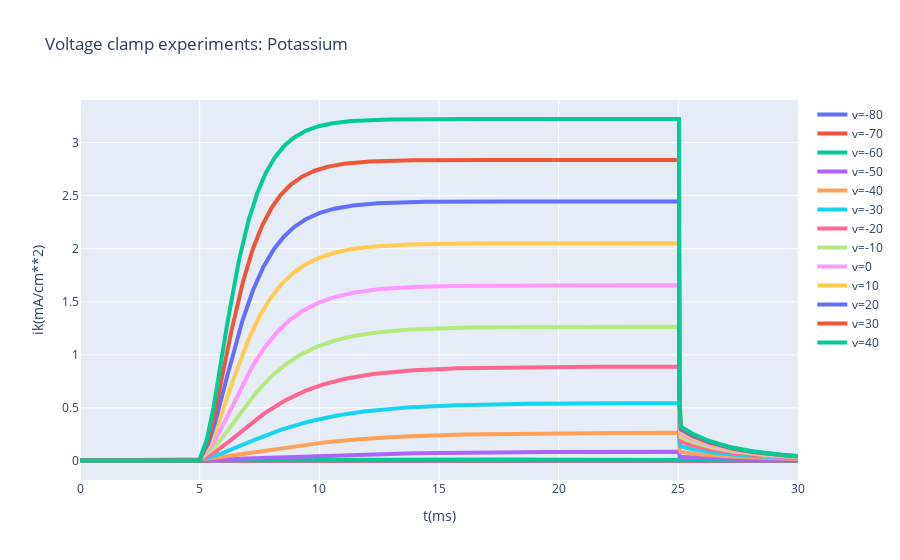
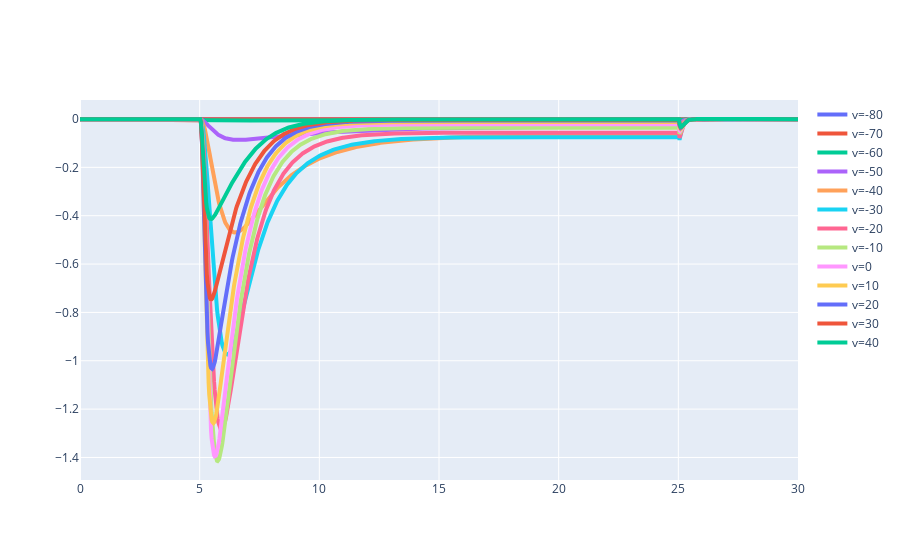

The cell these charts' notebook holds for them, in order:
### Code cell
k_fig.show()
na_fig.show()

### Figure 1 — Plotly figure (JSON) as saved in the notebook; plotly's stock layout.template omitted (floating-point values rounded to 4 significant figures; data arrays with more than 128 entries replaced by an {"elided": "..."} marker saying what was removed)
{"data": [{"line": {"width": 4}, "name": "v=-80", "type": "scatter", "x": {"elided": "1201 float values"}, "y": {"elided": "1201 float values"}}, {"line": {"width": 4}, "name": "v=-70", "type": "scatter", "x": {"elided": "1201 float values"}, "y": {"elided": "1201 float values"}}, {"line": {"width": 4}, "name": "v=-60", "type": "scatter", "x": {"elided": "1201 float values"}, "y": {"elided": "1201 float values"}}, {"line": {"width": 4}, "name": "v=-50", "type": "scatter", "x": {"elided": "1201 float values"}, "y": {"elided": "1201 float values"}}, {"line": {"width": 4}, "name": "v=-40", "type": "scatter", "x": {"elided": "1201 float values"}, "y": {"elided": "1201 float values"}}, {"line": {"width": 4}, "name": "v=-30", "type": "scatter", "x": {"elided": "1201 float values"}, "y": {"elided": "1201 float values"}}, {"line": {"width": 4}, "name": "v=-20", "type": "scatter", "x": {"elided": "1201 float values"}, "y": {"elided": "1201 float values"}}, {"line": {"width": 4}, "name": "v=-10", "type": "scatter", "x": {"elided": "1201 float values"}, "y": {"elided": "1201 float values"}}, {"line": {"width": 4}, "name": "v=0", "type": "scatter", "x": {"elided": "1201 float values"}, "y": {"elided": "1201 float values"}}, {"line": {"width": 4}, "name": "v=10", "type": "scatter", "x": {"elided": "1201 float values"}, "y": {"elided": "1201 float values"}}, {"line": {"width": 4}, "name": "v=20", "type": "scatter", "x": {"elided": "1201 float values"}, "y": {"elided": "1201 float values"}}, {"line": {"width": 4}, "name": "v=30", "type": "scatter", "x": {"elided": "1201 float values"}, "y": {"elided": "1201 float values"}}, {"line": {"width": 4}, "name": "v=40", "type": "scatter", "x": {"elided": "1201 float values"}, "y": {"elided": "1201 float values"}}], "layout": {"title": {"text": "Voltage clamp experiments: Potassium"}, "xaxis": {"title": {"text": "t(ms)"}}, "yaxis": {"title": {"text": "ik(mA/cm**2)"}}}}

### Figure 2 — Plotly figure (JSON) as saved in the notebook; plotly's stock layout.template omitted (floating-point values rounded to 4 significant figures; data arrays with more than 128 entries replaced by an {"elided": "..."} marker saying what was removed)
{"data": [{"line": {"width": 4}, "name": "v=-80", "type": "scatter", "x": {"elided": "1201 float values"}, "y": {"elided": "1201 float values"}}, {"line": {"width": 4}, "name": "v=-70", "type": "scatter", "x": {"elided": "1201 float values"}, "y": {"elided": "1201 float values"}}, {"line": {"width": 4}, "name": "v=-60", "type": "scatter", "x": {"elided": "1201 float values"}, "y": {"elided": "1201 float values"}}, {"line": {"width": 4}, "name": "v=-50", "type": "scatter", "x": {"elided": "1201 float values"}, "y": {"elided": "1201 float values"}}, {"line": {"width": 4}, "name": "v=-40", "type": "scatter", "x": {"elided": "1201 float values"}, "y": {"elided": "1201 float values"}}, {"line": {"width": 4}, "name": "v=-30", "type": "scatter", "x": {"elided": "1201 float values"}, "y": {"elided": "1201 float values"}}, {"line": {"width": 4}, "name": "v=-20", "type": "scatter", "x": {"elided": "1201 float values"}, "y": {"elided": "1201 float values"}}, {"line": {"width": 4}, "name": "v=-10", "type": "scatter", "x": {"elided": "1201 float values"}, "y": {"elided": "1201 float values"}}, {"line": {"width": 4}, "name": "v=0", "type": "scatter", "x": {"elided": "1201 float values"}, "y": {"elided": "1201 float values"}}, {"line": {"width": 4}, "name": "v=10", "type": "scatter", "x": {"elided": "1201 float values"}, "y": {"elided": "1201 float values"}}, {"line": {"width": 4}, "name": "v=20", "type": "scatter", "x": {"elided": "1201 float values"}, "y": {"elided": "1201 float values"}}, {"line": {"width": 4}, "name": "v=30", "type": "scatter", "x": {"elided": "1201 float values"}, "y": {"elided": "1201 float values"}}, {"line": {"width": 4}, "name": "v=40", "type": "scatter", "x": {"elided": "1201 float values"}, "y": {"elided": "1201 float values"}}], "layout": {}}
